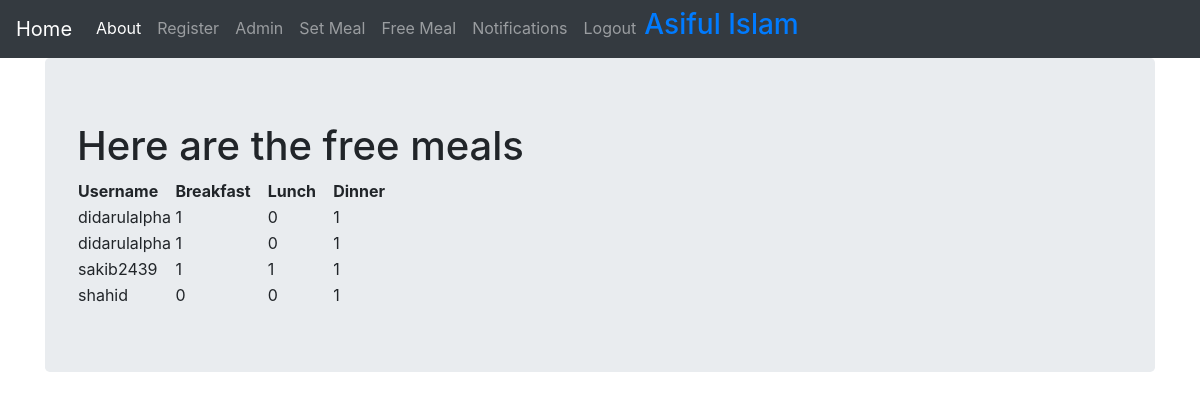
The app's page /notifications/ (signed in) with its own data.
### AppTwo/models.py (models this page shows, shortened)
class FreeMeal(models.Model):
	username = models.CharField(max_length = 30, null = True)
	breakfast_meal = models.PositiveIntegerField(default=True)
	lunch_meal = models.PositiveIntegerField(default=True)
	dinner_meal = models.PositiveIntegerField(default=True)

### AppTwo/views.py (the view)
# urls.py: url(r'^notifications/', views.notifications, name = 'notifications'),
def notifications(request):
	meal_list = FreeMeal.objects.order_by('username')
	meal_dict = {'meals': meal_list}
	return render(request, 'appTwo/notifications.html', context=meal_dict)

### templates/appTwo/notifications.html
<!DOCTYPE html>
{% extends "appTwo/base.html" %}
{% block sakib %}
<div class="jumbotron">
  <h1>Here are the free meals</h1>
  <table>
    <h4>
    <tr>
      <th>Username &nbsp &nbsp</th>
      <th>Breakfast &nbsp &nbsp</th>
      <th>Lunch &nbsp &nbsp</th>
      <th>Dinner</th>
    </tr>
    </h4>
    {% if user.is_authenticated %}
    {% for meals in meals%}
    <h5>
    <tr>
      <td>{{meals.username}}</td>
      <td>{{meals.breakfast_meal}}</td>
      <td>{{meals.lunch_meal}}</td>
      <td>{{meals.dinner_meal}}</td>
    </tr>
    </h5>
    {% endfor %}
    {% endif%}
  </table>
</div>
{% endblock %}

### templates/appTwo/base.html (shortened to what this page needs)
<!DOCTYPE html>
<html lang="en" dir="ltr">
  <head>
    <link rel="stylesheet" href="https://stackpath.bootstrapcdn.com/bootstrap/4.1.3/css/bootstrap.min.css">
  </head>
  <body>
    <nav class="navbar navbar-expand-lg navbar-dark bg-dark">
  <a class="navbar-brand" href="{% url 'index' %}">Home</a>
  <div class="collapse navbar-collapse" id="navbarNav">
    <ul class="navbar-nav">
      <li class="nav-item active">
        <a class="nav-link" href="{% url 'about' %}">About <span class="sr-only">(current)</span></a>
      </li>
      <li class="nav-item">
        <a class="nav-link" href="{% url 'registration' %}">Register</a>
      </li>
      <li class="nav-item">
        <a class="nav-link" href="{% url 'admin:index' %}">Admin</a>
      </li>
      {% if user.is_authenticated %}
      <li class="nav-item">
        <a class="nav-link" href="{% url 'meal' %}">Set Meal</a>
      </li>
      <li class="nav-item">
        <a class="nav-link" href="{% url 'free_meal' %}">Free Meal</a>
      </li>
      <li class="nav-item">
        <a class="nav-link" href="{% url 'notifications' %}">Notifications</a>
      </li>
      <li class="nav-item">
        <a class="nav-link" href="{% url 'user_logout' %}">Logout</a>
      </li>
      <li  >
        <a align="Right" href="{% url 'admin:index' %}"><h3>{{user.first_name}}</h3>  </a>
      </li>
      {% else %}
      <li class="nav-item">
        <a class="nav-link" href="{% url 'user_login' %}">Login</a>
      </li>
      {% endif %}
    </ul>
  </div>
</nav>
    <div class="container">
      {% block sakib %}
      {% endblock %}
    </div>
  </body>
</html>

### records on screen
FreeMeal: username "didarulalpha", breakfast_meal "1", lunch_meal "0", dinner_meal "1"
FreeMeal: username "didarulalpha", breakfast_meal "1", lunch_meal "0", dinner_meal "1"
FreeMeal: username "sakib2439", breakfast_meal "1", lunch_meal "1", dinner_meal "1"
FreeMeal: username "shahid", breakfast_meal "0", lunch_meal "0", dinner_meal "1"

### other values on screen
{{ user.first_name }} "Asiful Islam"
